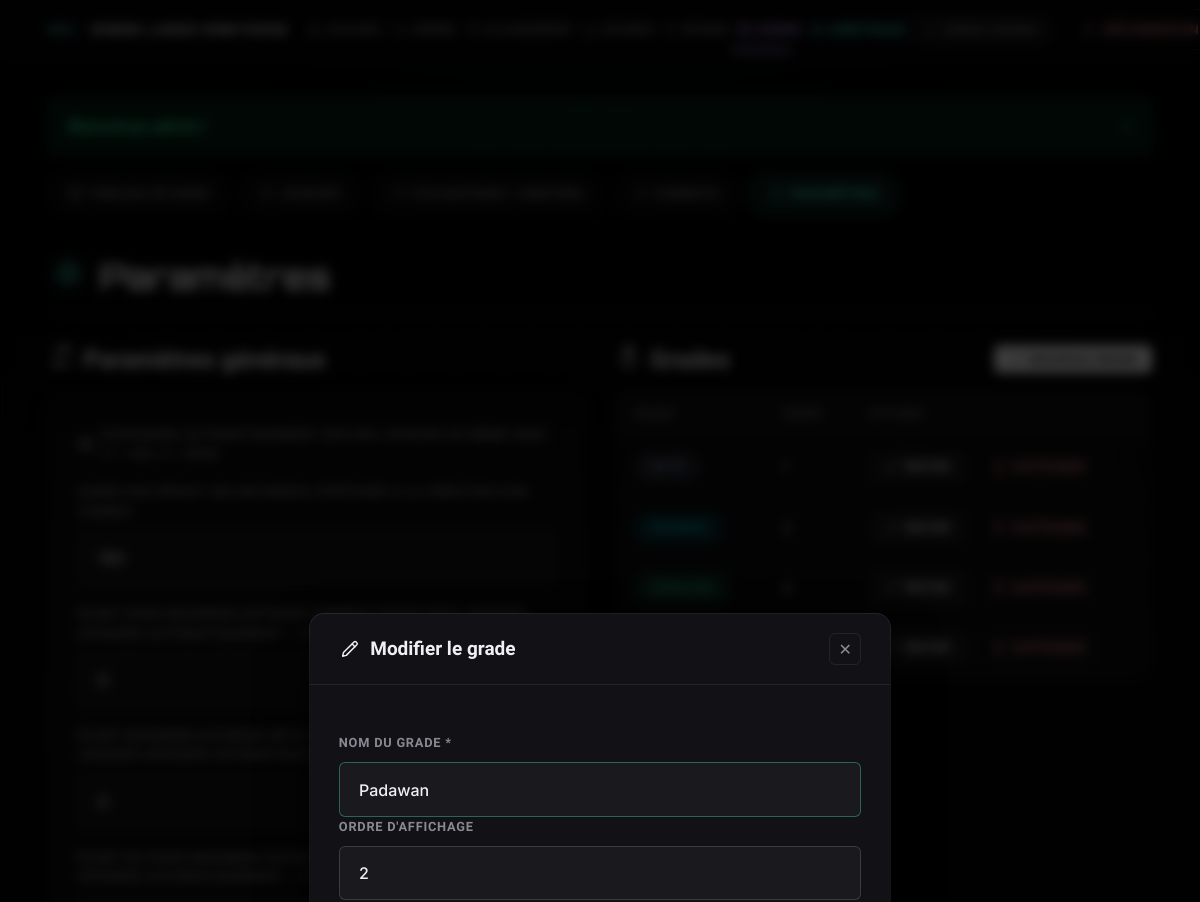
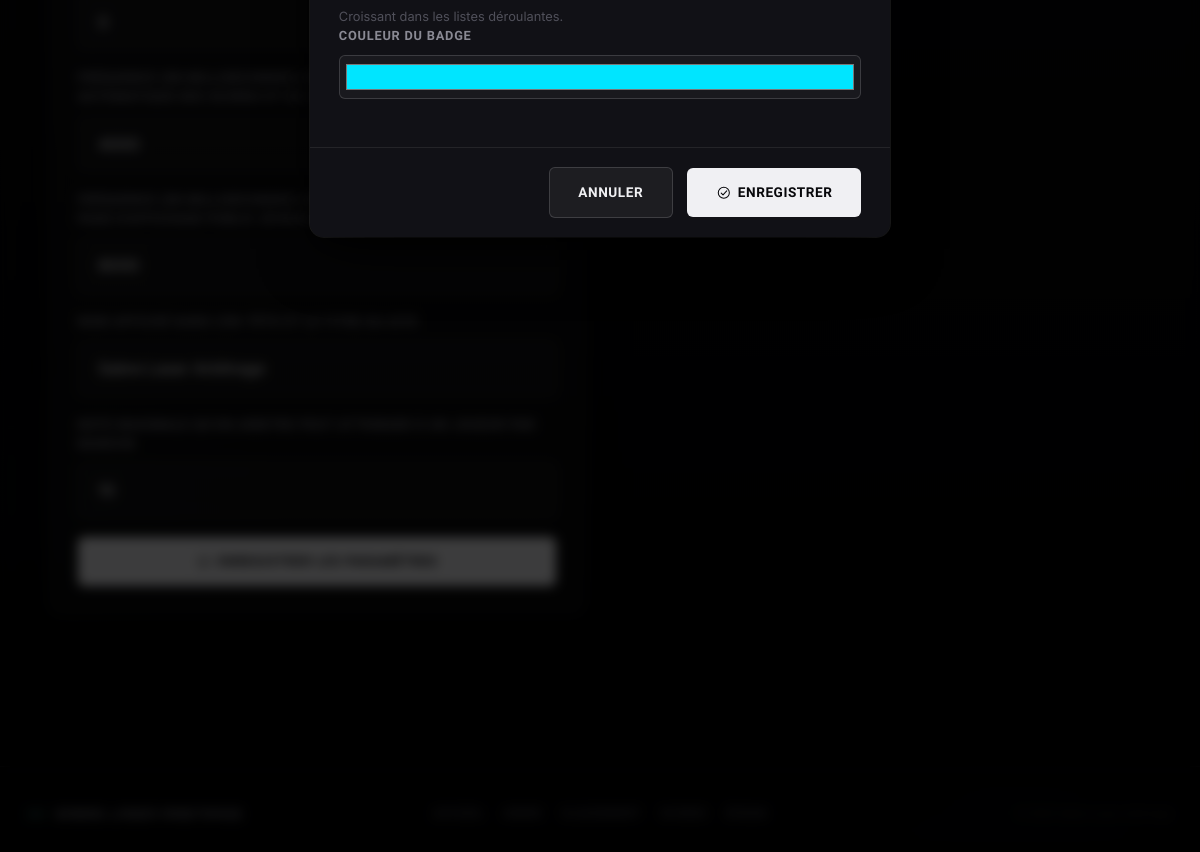
The app's page /admin/parametres.php?action=edit_grade&id=2 (signed in) with its own data (2 pictures, top to bottom).
### tables this page shows
CREATE TABLE IF NOT EXISTS grades (
  id INT AUTO_INCREMENT PRIMARY KEY,
  nom VARCHAR(60) NOT NULL UNIQUE,
  ordre INT NOT NULL DEFAULT 0,
  couleur VARCHAR(20) DEFAULT NULL COMMENT 'Couleur hexadécimale libre, ex. #00e5ff',
  created_at DATETIME DEFAULT CURRENT_TIMESTAMP
);

### includes/auth.php (called while the page is built, shortened)
<?php
function csrfToken(): string
{
    return $_SESSION['csrf_token'];
}

### admin/parametres.php (the view, shortened to what this page needs)
<?php
require_once __DIR__ . '/../config/config.php';
$action = $_GET['action'] ?? 'list';
$id = (int)($_GET['id'] ?? 0);
$editGrade = null;
if ($action === 'edit_grade' && $id) {
    $stmt = $pdo->prepare('SELECT * FROM grades WHERE id = ?');
    $stmt->execute([$id]);
    $editGrade = $stmt->fetch();
}
$grades = getGrades($pdo);
$parametres = $pdo->query('SELECT * FROM parametres ORDER BY cle ASC')->fetchAll();
require __DIR__ . '/../includes/header.php';
require __DIR__ . '/_tabs.php';
?>
<h1><?= icon('settings') ?> Paramètres</h1>
<?php if (in_array($action, ['new_grade', 'edit_grade'])): ?>
<dialog id="form-modal" class="modal modal-form" aria-labelledby="modal-grade-title">
    <form method="post" action="parametres.php" novalidate>
        <div class="modal-header">
            <h3 id="modal-grade-title"><?= icon($action === 'new_grade' ? 'plus' : 'edit') ?> <?= $action === 'new_grade' ? 'Nouveau grade' : 'Modifier le grade' ?></h3>
            <a href="parametres.php" class="modal-close-btn" aria-label="Fermer">&#x2715;</a>
        </div>
        <div class="modal-body">
            <div class="field">
                <label for="nom">Nom du grade *</label>
                <input type="text" id="nom" name="nom" required value="<?= e($editGrade['nom'] ?? '') ?>">
            </div>
            <div class="field">
                <label for="ordre">Ordre d'affichage</label>
                <input type="number" id="ordre" name="ordre" step="1" value="<?= $editGrade['ordre'] ?? 0 ?>">
                <small class="hint">Croissant dans les listes déroulantes.</small>
            </div>
            <div class="field">
                <label for="couleur">Couleur du badge</label>
                <input type="color" id="couleur" name="couleur" value="<?= e($editGrade['couleur'] ?? '#00e5ff') ?>" style="height:44px;padding:4px;">
            </div>
        </div>
        <div class="modal-footer">
            <a href="parametres.php" class="btn btn-secondary">Annuler</a>
            <button type="submit" class="btn"><?= icon('check-circle') ?> Enregistrer</button>
        </div>
    </form>
</dialog>
<?php endif; ?>
<div class="grid grid-2">
    <div>
        <div class="section-title"><h2 id="heading-params"><?= icon('sliders') ?> Paramètres généraux</h2></div>
        <div class="card">
            <form method="post" action="parametres.php" aria-labelledby="heading-params">
                <?php
                $clesBooleennes = ['appariement_meme_sexe'];
                $clesMasquees   = ['retard_minutes'];
                ?>
                <?php foreach ($parametres as $p): if (in_array($p['cle'], $clesMasquees, true)) continue; ?>
                    <div class="field">
                        <?php if (in_array($p['cle'], $clesBooleennes, true)): ?>
                            <label style="display:flex;align-items:center;gap:.5rem;cursor:pointer;">
                            </label>
                        <?php else: ?>
                            <label for="param_<?= e($p['cle']) ?>"><?= e($p['description'] ?: $p['cle']) ?></label>
                        <?php endif; ?>
                    </div>
                <?php endforeach; ?>
                <button type="submit"><?= icon('check-circle') ?> Enregistrer les paramètres</button>
            </form>
        </div>
    </div>
    <div>
        <div class="section-title" style="margin-bottom:var(--space-3);">
            <h2 id="heading-grades"><?= icon('medal') ?> Grades</h2>
            <a href="parametres.php?action=new_grade" class="btn btn-sm"><?= icon('plus') ?> Nouveau grade</a>
        </div>
        <div class="table-wrap">
            <table aria-labelledby="heading-grades">
                <thead><tr><th scope="col">Grade</th><th scope="col">Ordre</th><th scope="col">Actions</th></tr></thead>
                <tbody>
                <?php foreach ($grades as $g): ?>
                    <tr>
                        <td><span class="badge" style="background:<?= e($g['couleur'] ?: '#2a3358') ?>22;color:<?= e($g['couleur'] ?: 'var(--text)') ?>;border-color:<?= e($g['couleur'] ?: 'var(--border)') ?>66;"><?= e($g['nom']) ?></span></td>
                        <td><?= (int)$g['ordre'] ?></td>
                        <td class="actions-inline">
                            <a href="parametres.php?action=edit_grade&id=<?= $g['id'] ?>" class="btn btn-secondary btn-sm"><?= icon('edit') ?> Éditer</a>
                            <a href="parametres.php?action=delete_grade&id=<?= $g['id'] ?>&csrf=<?= e(csrfToken()) ?>"
                               class="btn btn-danger btn-sm"
                               data-confirm="Supprimer le grade «<?= e($g['nom']) ?>» ? Les joueurs qui l'ont perdront ce grade."
                               data-confirm-label="Supprimer" data-confirm-icon="🗑️"><?= icon('trash') ?> Supprimer</a>
                        </td>
                    </tr>
                <?php endforeach; ?>
                </tbody>
            </table>
        </div>
    </div>
</div>
<?php require __DIR__ . '/../includes/footer.php'; ?>

### records on screen
grades: nom "Padawan", ordre "2", couleur "#00e5ff"
